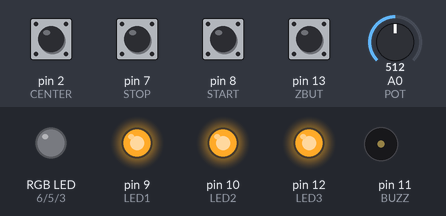
Recording of a sketch running on a simulated Arduino Uno, built with avr-gcc and run on an emulated ATmega328P. On the bench: an RGB LED mixed from three pins (HIGH = lit), output pins drawn as LEDs (lit = HIGH), buzzer (waves = sounding). Inputs (shaded band) come from the test bench; at power-on: pin 2 (CENTER), pin 7 (STOP), pin 8 (START), pin 13 (ZBUT) HIGH, A0 (POT) = 512.

Above: at 4.7 s.
5.1 s: pin 2 (CENTER) pulled LOW for 0.15 s
At 5.45 s:
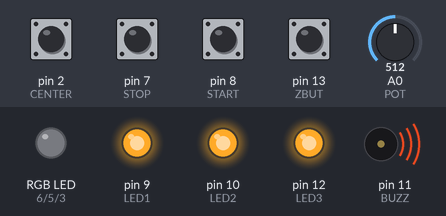
8.1 s: pin 8 (START) pulled LOW for 0.15 s
At 8.8 s:
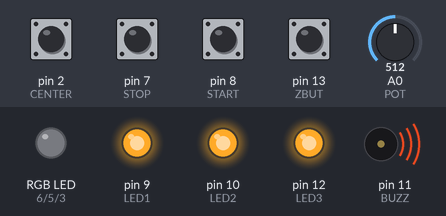
Timing chart, 0 to 10.1 s (numbered marks = the images above; inputs shaded):
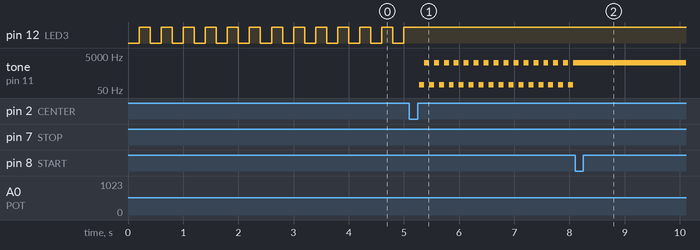

Measured:
- after the input at 5.1 s, pin 12 (LED3): stops changing and stays HIGH; tone on pin 11 (BUZZ): alternates 2000 Hz for 0.09 s and 100 Hz for 0.09 s, starting after 0.18 s
- after the input at 8.1 s, tone on pin 11 (BUZZ): stops changing and stays 2000 Hz

The sketch:

owen-busy-box.ino
```cpp
//outputs
#define GREEN 5
#define BLUE 3
#define RED 6
#define LED1 9
#define LED2 10
#define BUZZ 11
#define LED3 12

//inputs
#define START 8
#define STOP 7 //ACTIVE HIGH
#define CENTER 2
#define ZBUT 13
#define POT A0
#define RGB_DELAY 10
uint8_t redVal;
uint8_t blueVal;
uint8_t greenVal;
volatile uint8_t state = -1;
#define STATEMAX 6
long lastChange;
#define CHANGETIME 250
uint8_t prevState = -1;

//IMPORTED STUFF
#include "pitches.h"

uint8_t LEDS[] = {
  RED, LED2, BLUE, LED1, GREEN
};

// notes in the melody:
int melody1[] = {
  NOTE_C4, NOTE_G3, NOTE_G3, NOTE_A3, NOTE_G3, 0, NOTE_B3, NOTE_C4
};

// note durations: 4 = quarter note, 8 = eighth note, etc.:
int melody1Notes[] = {
  4, 8, 8, 4, 4, 4, 4, 4
};

void setup() {

  //init outputs
  pinMode(GREEN, OUTPUT);
  pinMode(RED, OUTPUT);
  pinMode(BLUE, OUTPUT);
  pinMode(LED1, OUTPUT);
  pinMode(LED2, OUTPUT);
  pinMode(LED3, OUTPUT);
  digitalWrite(GREEN, LOW);
  digitalWrite(RED, LOW);
  digitalWrite(BLUE, LOW);
  digitalWrite(LED1, HIGH);
  digitalWrite(LED2, HIGH);

  //init inputs
  pinMode(START, INPUT_PULLUP);
  pinMode(STOP, INPUT_PULLUP); //ACTIVE HIGH
  pinMode(CENTER, INPUT_PULLUP);
  pinMode(ZBUT, INPUT_PULLUP);
  attachInterrupt(digitalPinToInterrupt(CENTER), intHandler, FALLING); //interrupt on center button

  //other
  Serial.begin(115200);
  //randomSeed(analogRead(A5));

  redVal = 0;
  blueVal = 80;
  greenVal = 160;

  while (state == 255)
  {
    digitalWrite(LED3, LOW);
    delay(200);
    digitalWrite(LED3, HIGH);
    delay(200);
  }
  ping();
  ping();
}

void loop()
{
  if (prevState != state)
  {
    prevState = state;
    ping();
  }
  if (!digitalRead(ZBUT))
  {
    playSong1();
  }

  if (!digitalRead(START))
  {
    for (int i = 140 ; i < 2000 ; i++)
    {
      int offset = map(analogRead(POT), 0, 1023, -100, 500);
      tone(BUZZ, i + offset);
      delayMicroseconds(analogRead(POT)/2);
    }
    for (int i = 2000 ; i > 140 ; i--)
    {
      int offset = map(analogRead(POT), 0, 1023, -100, 500);
      tone(BUZZ, i + offset);
      delayMicroseconds(analogRead(POT)/2);
    }
    noTone(BUZZ);
  }

  if (digitalRead(STOP))
  {
    int offset = map(analogRead(POT), 0, 1023, -20, 100);
    tone(BUZZ, 100);
    delay(50 + offset);
    tone(BUZZ, 2000);
    delay(50 + offset);
    noTone(BUZZ);
  }

  pulse();
}

void intHandler()
{

  //debounce the interrupt
  if ((millis() - lastChange) < CHANGETIME)
    return;
  lastChange = millis();

  state++;
  if (state >= STATEMAX)
  {
    state = 0;
  }
}

void ping()
{
  for (int i = 300 ; i < 1000 ; i++)
    tone(BUZZ, i);
  for (int i = 1000 ; i > 300 ; i--)
    tone(BUZZ, i);
  noTone(BUZZ);
}

void playSong1()
{
  for (int thisNote = 0; thisNote < 8; thisNote++) {

    // to calculate the note duration, take one second divided by the note type.
    //e.g. quarter note = 1000 / 4, eighth note = 1000/8, etc.
    int noteDuration = 1000 / melody1Notes[thisNote];
    int noteScale = map(analogRead(POT), 0, 1023, 80, 200);
    float noteFloat = float(noteScale) / float(100);
    tone(BUZZ, melody1[thisNote]*noteFloat, noteDuration);

    // to distinguish the notes, set a minimum time between them.
    // the note's duration + 30% seems to work well:
    int pauseBetweenNotes = noteDuration * 1.30;
    int potScale = map(analogRead(POT), 0, 1023, -100, 200);
    delay(pauseBetweenNotes + potScale);
    // stop the tone playing:
    noTone(BUZZ);
  }
}

void clearLEDs()
{
  digitalWrite(RED, LOW);
  digitalWrite(GREEN, LOW);
  digitalWrite(BLUE, LOW);
  digitalWrite(LED1, HIGH);
  digitalWrite(LED2, HIGH);
  digitalWrite(LED3, HIGH);
}

void randomRGB()
{
  redVal++;
  greenVal++;
  blueVal++;
  setColor(redVal, blueVal, greenVal);
  delay(10);
}

void setColor(int red, int green, int blue)
{
  analogWrite(RED, red);
  analogWrite(GREEN, green);
  analogWrite(BLUE, blue);
}

void pulse()
{
  uint8_t startState = state;
  switch (state) {
    case 5:
      randomRGB();
      break;
    default:
      clearLEDs();
      for (int i = 0; i < 255 ; i++)
      {
        if (startState != state || checkPins()) //this is to interrupt pusling without using interrupts
        {
          clearLEDs();
          return;
        }
        analogWrite(LEDS[startState], i);
        delayMicroseconds(2 * analogRead(POT));
      }
      for (int i = 255; i > 0 ; i--)
      {
        if (startState != state || checkPins())
        {
          clearLEDs();
          return;
        }
        analogWrite(LEDS[startState], i);
        delayMicroseconds(2 * analogRead(POT));
      }
      clearLEDs();
      break;
  }
}

bool checkPins()
{
  if (!digitalRead(ZBUT))
    return 1;

  if (!digitalRead(START))
    return 1;

  if (digitalRead(STOP))
    return 1;
  return 0;
}
```

pitches.h
```cpp
/*************************************************
 * Public Constants
 *************************************************/

#define NOTE_B0  31
#define NOTE_C1  33
#define NOTE_CS1 35
#define NOTE_D1  37
#define NOTE_DS1 39
#define NOTE_E1  41
#define NOTE_F1  44
#define NOTE_FS1 46
#define NOTE_G1  49
#define NOTE_GS1 52
#define NOTE_A1  55
#define NOTE_AS1 58
#define NOTE_B1  62
#define NOTE_C2  65
#define NOTE_CS2 69
#define NOTE_D2  73
#define NOTE_DS2 78
#define NOTE_E2  82
#define NOTE_F2  87
#define NOTE_FS2 93
#define NOTE_G2  98
#define NOTE_GS2 104
#define NOTE_A2  110
#define NOTE_AS2 117
#define NOTE_B2  123
#define NOTE_C3  131
#define NOTE_CS3 139
#define NOTE_D3  147
#define NOTE_DS3 156
#define NOTE_E3  165
#define NOTE_F3  175
#define NOTE_FS3 185
#define NOTE_G3  196
#define NOTE_GS3 208
#define NOTE_A3  220
#define NOTE_AS3 233
#define NOTE_B3  247
#define NOTE_C4  262
#define NOTE_CS4 277
#define NOTE_D4  294
#define NOTE_DS4 311
#define NOTE_E4  330
#define NOTE_F4  349
#define NOTE_FS4 370
#define NOTE_G4  392
#define NOTE_GS4 415
#define NOTE_A4  440
#define NOTE_AS4 466
#define NOTE_B4  494
#define NOTE_C5  523
#define NOTE_CS5 554
#define NOTE_D5  587
#define NOTE_DS5 622
#define NOTE_E5  659
#define NOTE_F5  698
#define NOTE_FS5 740
#define NOTE_G5  784
#define NOTE_GS5 831
#define NOTE_A5  880
#define NOTE_AS5 932
#define NOTE_B5  988
#define NOTE_C6  1047
#define NOTE_CS6 1109
#define NOTE_D6  1175
#define NOTE_DS6 1245
#define NOTE_E6  1319
#define NOTE_F6  1397
#define NOTE_FS6 1480
#define NOTE_G6  1568
#define NOTE_GS6 1661
#define NOTE_A6  1760
#define NOTE_AS6 1865
#define NOTE_B6  1976
#define NOTE_C7  2093
#define NOTE_CS7 2217
#define NOTE_D7  2349
#define NOTE_DS7 2489
#define NOTE_E7  2637
#define NOTE_F7  2794
#define NOTE_FS7 2960
#define NOTE_G7  3136
#define NOTE_GS7 3322
#define NOTE_A7  3520
#define NOTE_AS7 3729
#define NOTE_B7  3951
#define NOTE_C8  4186
#define NOTE_CS8 4435
#define NOTE_D8  4699
#define NOTE_DS8 4978
```
